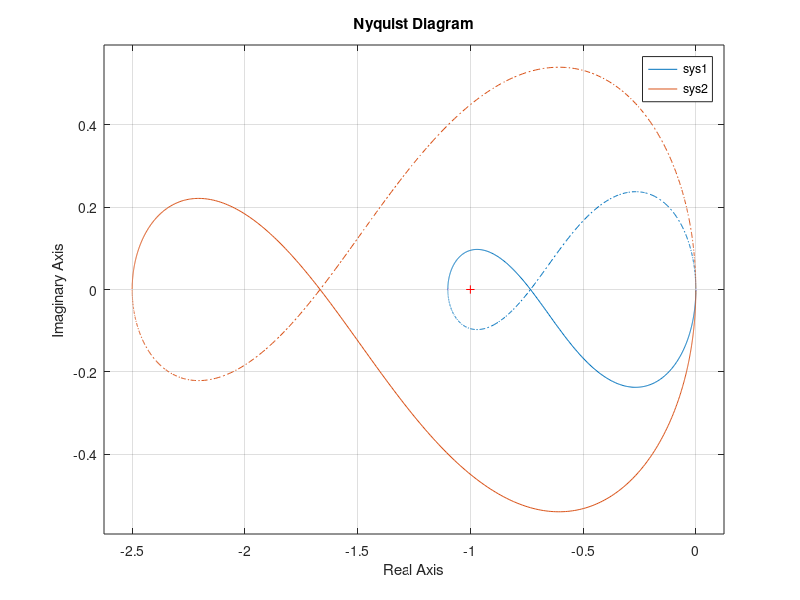

This chart was generated by the following MATLAB code:
clc;
clear all;
close all;
k1=1.1;
k2=2.5;
n1=[k1 k1];
d=conv([1 0.5],[1 -2]);
sys1=tf(n1,d);
n2=[k2 k2];
sys2=tf(n2,d);
nyquist(sys1,sys2);
legend('sys1','sys2') % puts a legend on the current plot using the specified strings as labels
